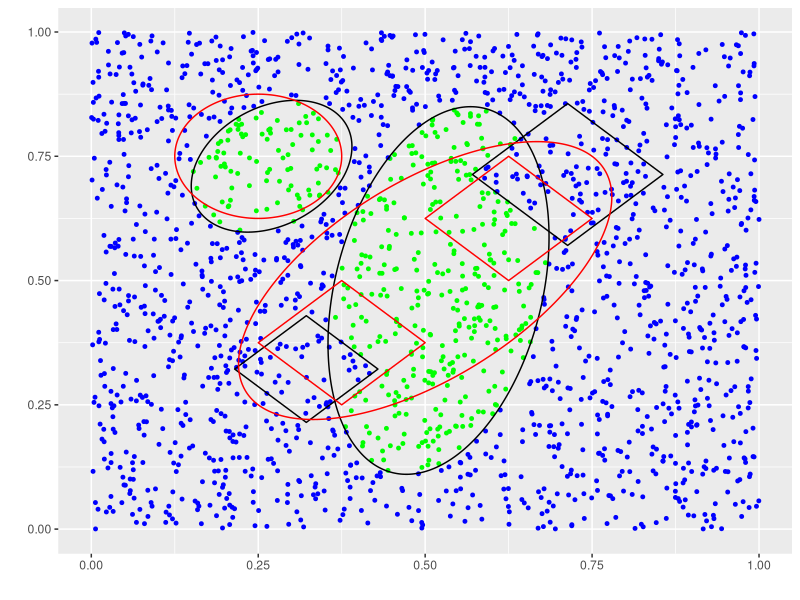
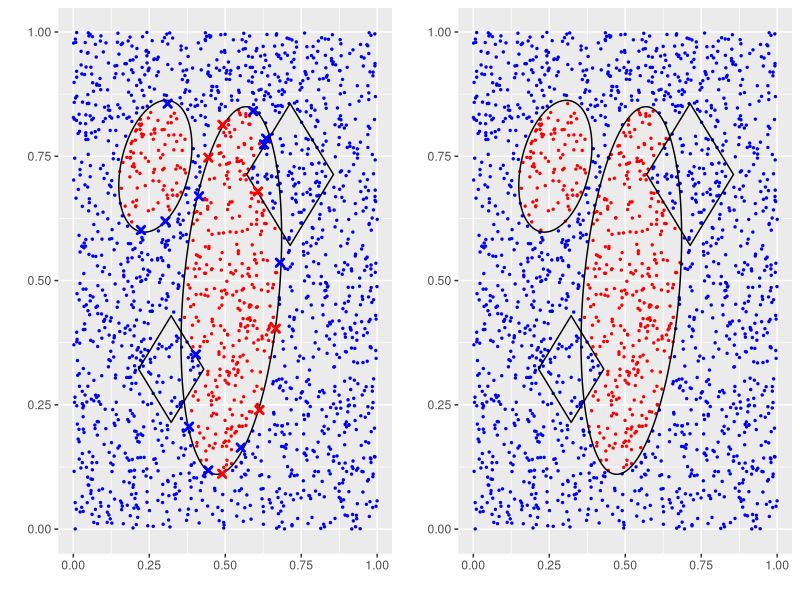
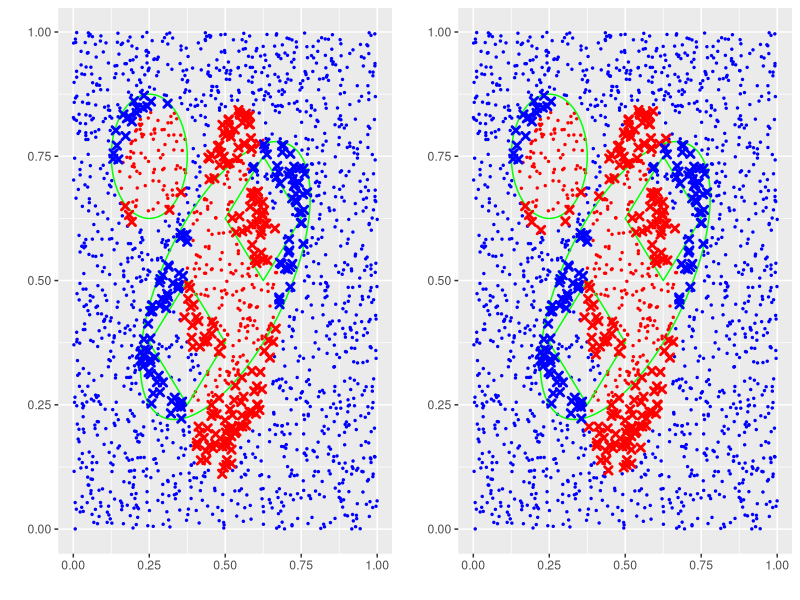

Source code (R) for these figures, in order: (Note: a time limit stopped this script after it produced the figures.)
rm(list=ls())
cat("\014")

library(ggplot2)
library(dplyr)
library(e1071)
library(gridExtra)

#### Exercise 1: Asymptotics ####
n <- 50 # Sample size
S <-  round(500*log(n)) # Grid size [User choice]

# Generate data using Weyl sequences
#X <-  sqrt(3)*1:S-floor(sqrt(3)*1:S)
#Y <-  sqrt(2)*1:S-floor(sqrt(2)*1:S)

# Generate data using Monte Carlo sequences
set.seed(1071)
X <- runif(S)
Y <- runif(S)


#### True regrions ####
{
xc <- 0.25 # center x_c or h
yc <- 0.75 # y_c or k
a <- 0.125 # major axis length
b <- 0.125 # minor axis length
phi <- 0 # angle of major axis with x axis phi or tau

t <- seq(0, 2*pi, 0.01) 
x1 <- xc + a*cos(t)*cos(phi) - b*sin(t)*sin(phi)
y1 <- yc + a*cos(t)*sin(phi) + b*sin(t)*cos(phi)
region1_true <- data.frame(x=x1,y=y1)

xc2 <- 0.5 # center x_c or h
yc2 <- 0.5 # y_c or k
a2 <- 0.25*sqrt(2) # major axis length
b2 <- 0.125*sqrt(2) # minor axis length
phi2 <- pi/4 # angle of major axis with x axis phi or tau
x2 <- xc2 + a2*cos(t)*cos(phi2) - b2*sin(t)*sin(phi2)
y2 <- yc2 + a2*cos(t)*sin(phi2) + b2*sin(t)*cos(phi2)
region2_true <- data.frame(x=x2,y=y2)

region3_true <- data.frame(x = c(0.25, 0.375, 0.5, 0.375),
                      y = c(0.375, 0.25, 0.375, 0.5))
region4_true <- data.frame(x = c(0.5, 0.625, 0.75, 0.625),
                      y = c(0.625, 0.5, 0.625, 0.75))
}

# True data
data_truth <- data.frame(X=X, Y=Y, label = 0)
for(i in 1:S){
  x <- data_truth[i,1]
  y <- data_truth[i,2]
  
  # region 1
  if((x-0.25)^2+(y-0.75)^2<=0.125^2){data_truth[i,3] <- 1}
  
  # region 2
  if((x+y-1)^2/0.5^2+(y-x)^2/0.25^2<=1){data_truth[i,3] <- 1}
  
  # regions 3 & 4
  if(abs(x-0.375)+abs(y-0.375)<0.125 | abs(x-0.625)+abs(y-0.625)<0.125)
    {data_truth[i,3] <- 0}
}
data_truth$label <- factor(data_truth$label)


#### Approximate Regions ####
{
  xc <- 0.25+1/n # center x_c or h
  yc <- 0.75-1/n # y_c or k
  a <- 0.125+1/n # major axis length
  b <- 0.125-1/n # minor axis length
  phi <- 10*pi/n # angle of major axis with x axis phi or tau
  
  t <- seq(0, 2*pi, 0.01) 
  x1 <- xc + a*cos(t)*cos(0.5*pi-phi) - b*sin(t)*sin(0.5*pi-phi)
  y1 <- yc + a*cos(t)*sin(0.5*pi-phi) + b*sin(t)*cos(0.5*pi-phi)
  region1 <- data.frame(x=x1,y=y1)
  
  xc2 <- 0.5+1/n # center x_c or h
  yc2 <- 0.5-1/n # y_c or k
  a2 <- 0.25*sqrt(2)+1/n # major axis length
  b2 <- 0.125*sqrt(2)-1/n # minor axis length
  phi2 <- pi/4-10*pi/n # angle of major axis with x axis phi or tau
  x2 <- xc2 + a2*cos(t)*cos(0.5*pi-phi2) - b2*sin(t)*sin(0.5*pi-phi2)
  y2 <- yc2 + a2*cos(t)*sin(0.5*pi-phi2) + b2*sin(t)*cos(0.5*pi-phi2)
  region2 <- data.frame(x=x2,y=y2)

  shrink <- 1-1/sqrt(n)
  inflate <- 1+1/sqrt(n)
  region3 <- data.frame(x = c(0.25, 0.375, 0.5, 0.375)*shrink, 
                             y = c(0.375, 0.25, 0.375, 0.5)*shrink)
  region4 <- data.frame(x = c(0.5, 0.625, 0.75, 0.625)*inflate, 
                             y = c(0.625, 0.5, 0.625, 0.75)*inflate)
}



#### Helper Functions ####
make_data <- function(df, case = 1){
  for(i in 1:S){
    x <- df[i,1]
    y <- df[i,2]
    
    # region 1
    if(((x-xc)*cos(phi)-(y-yc)*sin(phi))^2/(b)^2+
       ((x-xc)*sin(phi)+(y-yc)*cos(phi))^2/(a)^2<=1){df[i,3] <- 1}
    
    # region 2
    if(case >= 2){
      if(((x-xc2)*cos(phi2)-(y-yc2)*sin(phi2))^2/b2^2+
         ((x-xc2)*sin(phi2)+(y-yc2)*cos(phi2))^2/a2^2<=1){df[i,3] <- 1}
    }
    
    # regions 3 & 4
    if(case == 3){
      if(abs(x-0.375*shrink)+abs(y-0.375*shrink)<0.125*shrink | 
         abs(x-0.625*inflate)+abs(y-0.625*inflate)<0.125*inflate){df[i,3] <- 0}
    }
  }
  df$label <- factor(df$label)
  return(df)
}

make_plot <- function(case = 1){
  return(ggplot() +
           geom_point(data = predicted, 
                      aes(X, Y, color = factor(label)),
                      size = 0.5,
                      show.legend = FALSE) +
           scale_color_manual(values=c("blue","red")) + 
           geom_polygon(data = region1, aes(x,y), colour="black", fill = NA) +
           xlab("") + ylab("") +
           {if(case >= 2)geom_polygon(data = region2, aes(x,y), colour="black", fill = NA)} +
           {if(case == 3)geom_polygon(data = region3, aes(x = x, y = y), colour='black', fill=NA)} +
           {if(case == 3)geom_polygon(data = region4, aes(x = x, y = y), colour='black', fill=NA)} +
           geom_point(data = errors, 
                      aes(X, Y, color = factor(label)),
                      shape = 4,
                      stroke = 1.5,
                      show.legend = F)
  )
}



#### Generate Plots ####
{
data <- data.frame(X=X,Y=Y,label=0)

data <- make_data(data,case=3)

ggplot() +
  geom_point(data = data,
             aes(X, Y, color=factor(label)),
             size = 1,
             show.legend = FALSE) +
  scale_color_manual(values=c("blue","green")) +
  geom_polygon(data = region1, aes(x,y), colour="black", fill = NA) +
  geom_polygon(data = region2, aes(x,y), colour="black", fill = NA) +
  geom_polygon(data = region3, aes(x,y), colour="black", fill = NA) +
  geom_polygon(data = region4, aes(x,y), colour="black", fill = NA) +
  xlab("") + ylab("") +
  geom_polygon(data = region1_true, aes(x,y), colour="red", fill = NA) +
  geom_polygon(data = region2_true, aes(x,y), colour="red", fill = NA) +
  geom_polygon(data = region3_true, aes(x,y), colour="red", fill = NA) +
  geom_polygon(data = region4_true, aes(x,y), colour="red", fill = NA) 
}




#### Case 1: 1 region ####
# {
#   data <- data.frame(X=X,Y=Y,label=0)
#   
#   # Add class 1
#   data <- make_data(data,1)
#   
#   # Plot the grid
#   p2 <- 
#     ggplot() +
#     geom_point(data = data, 
#                aes(X, Y, color=factor(label)),
#                size = 1,
#                show.legend = FALSE) +
#     scale_color_manual(values=c("blue","green")) +
#     geom_polygon(data = region1, aes(x,y), colour="black", fill = NA) +
#     xlab("") + ylab("") +
#     geom_polygon(data = region1_true, aes(x,y), colour="red", fill = NA)
#   
#  grid.arrange(p1, p2, nrow = 1)
#
#
#   # gamma =0.45
#   svmfit = svm(label ~ ., data = data, kernel = "radial", gamma = 0.45)
#   print(svmfit)
# 
#   predicted <- data.frame(X=X,Y=Y,label=predict(svmfit,data[,1:2]))
#   errors <- predicted[which(predicted$label != data$label),]
#   p1 <- make_plot(1)
# 
#   # gamma = 45
#   svmfit = svm(label ~ ., data = data, kernel = "radial", gamma = 45)
#   print(svmfit)
# 
#   predicted <- data.frame(X=X,Y=Y,label=predict(svmfit,data[,1:2]))
#   errors <- predicted[which(predicted$label != data$label),]
#   p2 <- make_plot(1)
# 
#   grid.arrange(p1, p2, nrow = 1)
# }






#### Case 3: 4 regions ####
{
  data <- data.frame(X=X,Y=Y,label=0)
  
  # Add class 1
  data <- make_data(data,3)
  
  # gamma = 43
  svmfit = svm(label ~ ., data = data, kernel = "radial", gamma = 43)
  print(svmfit)
  
  predicted <- data.frame(X=X,Y=Y,label=predict(svmfit,data[,1:2]))
  errors <- predicted[which(predicted$label != data$label),]
  p1 <- make_plot(3)
  
  errors_truth <- predicted[which(predicted$label != data_truth$label),]
  p1_truth <- ggplot() +
    geom_point(data = predicted, 
               aes(X, Y, color = factor(label)),
               size = 0.5,
               show.legend = FALSE) +
    scale_color_manual(values=c("blue","red")) + 
    xlab("") + ylab("") + 
    geom_polygon(data = region1_true, aes(x,y), colour="green", fill = NA) +
    geom_polygon(data = region2_true, aes(x,y), colour="green", fill = NA) +
    geom_polygon(data = region3_true, aes(x,y), colour="green", fill = NA) +
    geom_polygon(data = region4_true, aes(x,y), colour="green", fill = NA) +
    geom_point(data = errors_truth, 
               aes(X, Y, color = factor(label)),
               shape = 4,
               stroke = 1.5,
               show.legend = F) 
  
  # gamma = 50000
  svmfit = svm(label ~ ., data = data, kernel = "radial", gamma = 50000)
  print(svmfit)
  
  predicted <- data.frame(X=X,Y=Y,label=predict(svmfit,data[,1:2]))
  errors <- predicted[which(predicted$label != data$label),]
  p2 <- make_plot(3)
  
  errors_truth <- predicted[which(predicted$label != data_truth$label),]
  p2_truth <- ggplot() +
    geom_point(data = predicted, 
               aes(X, Y, color = factor(label)),
               size = 0.5,
               show.legend = FALSE) +
    scale_color_manual(values=c("blue","red")) + 
    xlab("") + ylab("") + 
    geom_polygon(data = region1_true, aes(x,y), colour="green", fill = NA) +
    geom_polygon(data = region2_true, aes(x,y), colour="green", fill = NA) +
    geom_polygon(data = region3_true, aes(x,y), colour="green", fill = NA) +
    geom_polygon(data = region4_true, aes(x,y), colour="green", fill = NA) +
    geom_point(data = errors_truth, 
               aes(X, Y, color = factor(label)),
               shape = 4,
               stroke = 1.5,
               show.legend = F) 
  
  
  grid.arrange(p1, p2, nrow = 1) # library(gridExtra)
  
  # Against truth
  grid.arrange(p1_truth, p2_truth, nrow=1)
  
}










#### Exercise 2: OLS ####
rm(list=ls())
cat("\014")

library(e1071)
library(dplyr)
library(ggplot2)

# Results: n=500&L=100: 0.91, 0.88

#### Idea 1 ####

#### OLS Estimates ####
n <- 500
d <- 2
S <- round(6^(log(n)))
L <- 500

{
  set.seed(2)
  # True beta
  beta <- c(runif(d,-1,1)*5)#,runif(2,-1,1)*5)
}

captures <- numeric(L)############
svm_captures <- numeric(L)
set.seed(2)
for(i in 1:L){
  cat(i,": ") ##################
  # Generate simulation data
  x <- cbind(#runif(n)*5,
    #runif(n)*10,
    #runif(n)*10,
    runif(n,2.2,3.8))
  designX <- cbind(rep(1,n), x)
  
  sigma <- 3
  epsilon <- rnorm(n,0,sigma)
  
  y <- designX %*% beta + epsilon  
  
  # Estimation
  beta_hat <- solve(t(designX) %*% designX) %*% t(designX) %*% y
  
  V_hat <- sigma^2*solve(t(designX)%*%designX)
  
  captures[i] <- t(beta-beta_hat) %*% solve(V_hat) %*% (beta-beta_hat) <= qchisq(0.95,d)
  
  
  # Generate grid
  ols_data <- data.frame(runif(S,-10,10),
                         runif(S,-10,10),
                         #runif(S,-1,1)*5,
                         #runif(S,-1,1)*10,
                         #runif(S,-1,1)*10,
                         label = 0)
  
  # Make labels
  for(j in 1:S){
    b <- t(ols_data[j,1:2])
    if(t(b-beta_hat) %*% solve(V_hat) %*% (b-beta_hat) <= qchisq(0.95,d))
    {ols_data[j,3] <- 1}
  }
  
  ols_data$label <- factor(ols_data$label)
  
  names(ols_data)[1:2] <- c("X","Y")
  # ggplot() +
  #   geom_point(data = ols_data,
  #              aes(X, Y, color = factor(label)),
  #              size = 0.5,
  #              show.legend = FALSE) +
  #   scale_color_manual(values=c("blue","red","green")) +
  #   xlab("") + ylab("") +
  #   geom_point(aes(x=beta[1],y=beta[2],color='green'),
  #              show.legend = F)
  
  
  
  # Fit SVM
  gamma <- 1000
  while(TRUE){
    ols_svm = svm(label ~ ., data = ols_data, kernel = "radial", gamma = gamma)
    wrong_rate <- sum(predict(ols_svm,ols_data[,1:2]) == ols_data$label)/S
    #if(wrong_rate >= 1-100/n)
    {break} #############
    gamma <- gamma*2
    cat(wrong_rate,"; ",gamma,'\n')
  }
  
  svm_captures[i] <- as.numeric(as.character(predict(ols_svm, t(beta))))
  cat(svm_captures[i],'\n')
}

mean(captures)
mean(svm_captures)








#### Idea 2 ####
rm(list=ls())
cat("\014")

n <- 500
d <- 5
S <- round(6^(log(n)))

{
  set.seed(2)
  # True beta
  beta <- c(runif(d,-1,1)*5)
}

set.seed(10)
x <- cbind(runif(n)*5,
           runif(n)*10,
           runif(n)*10,
           runif(n,2.2,3.8))
designX <- cbind(rep(1,n), x)

sigma <- 3
epsilon <- rnorm(n,0,sigma)

y <- designX %*% beta + epsilon  

# Estimation
beta_hat <- solve(t(designX) %*% designX) %*% t(designX) %*% y

V_hat <- sigma^2*solve(t(designX)%*%designX)
ols_grid <- data.frame(runif(S,-4,-2.5),
                       runif(S,1.7,2.3),
                       runif(S,0.5,1),
                       runif(S,-4,-2.8),
                       runif(S,4,5),
                       label = 0)

# Make labels
for(j in 1:S){
  b <- t(ols_grid[j,1:d])
  if(t(b-beta_hat) %*% solve(V_hat) %*% (b-beta_hat) <= qchisq(0.95,d))
  {ols_grid[j,d+1] <- 1}
}
table(ols_grid$label)
ols_grid$label <- factor(ols_grid$label)

names(ols_grid)[1:d] <- c("X1","X2","X3","X4",'X5')


# ggplot() +
#   geom_point(data = ols_data,
#              aes(X, Y, color = factor(label)),
#              size = 0.5,
#              show.legend = FALSE) +
#   scale_color_manual(values=c("blue","red","green")) +
#   xlab("") + ylab("") +
#   geom_point(aes(x=beta[1],y=beta[2],color='green'),
#              show.legend = F)



# Iterations
system.time({
  means <- c()
  correct <- c()
  set.seed(10)
  for(iter in 1:2000){
    train <- sample(1:S, round(0.05*S), repl=F)
    cat(iter,'\n')############
    ols_svm <- svm(label ~ ., data = ols_grid[train,], kernel = "radial", gamma = 1.5)
    b <- as.numeric(as.character(predict(ols_svm,t(beta))))
    c <- mean(as.numeric(as.character(predict(ols_svm, ols_grid[-train,]))) == ols_grid[-train,"label"])
    means <- c(means,c)
    correct <- c(correct,b)
  }
  #plot(seq(1,10,1),means)
  cat(mean(means), "&", mean(correct))
})


# 0.80*S & 2000 iters: 0.99148 & 1; 23630 sec
# 0.42*S & 2000 iters: 0.9899284 & 0.9465; 8146 sec
# 0.05*S & 2000 iters: 0.9877293 & 0.088; 1140 sec
